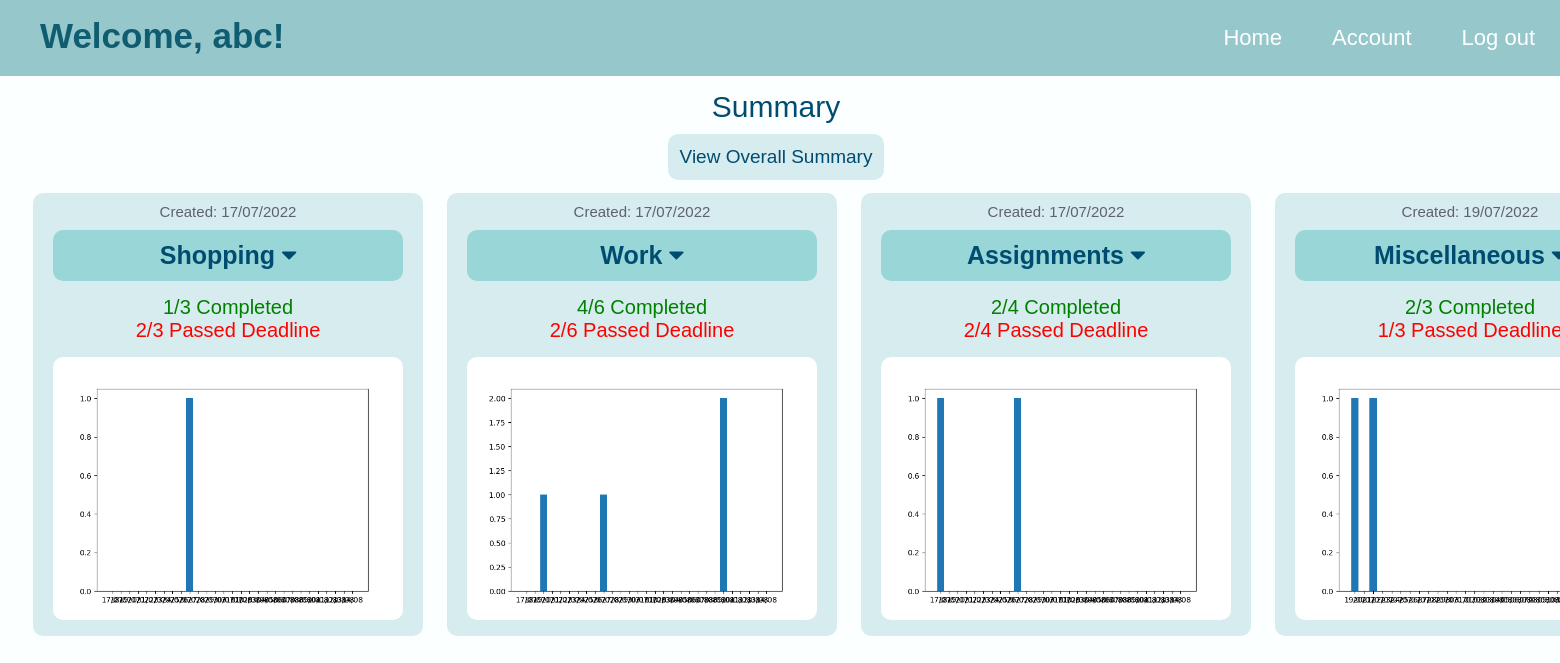
The app's page /abc/summary with its own data.
### application/models.py (models this page shows)
class List(db.Model):
    __tablename__ = "List"
    ListID = db.Column(db.Integer, autoincrement=True, primary_key=True)
    UserID = db.Column(db.Integer, db.ForeignKey("User.UserID"), unique=True, nullable=False)
    Name = db.Column(db.String, nullable=False)
    Description = db.Column(db.String)
    Created_time = db.Column(db.String, nullable=False)

### application/controllers.py (the view)
@app.route("/<username>/summary")
def summary(username):
    user = User.query.filter_by(Username = username).first()
    lists = List.query.filter_by(UserID = user.UserID).all()
    count = {}
    for list in lists:
        l = {}
        total_cards = Card.query.filter_by(ListID = list.ListID).all()
        l['total'] = len(total_cards)
        completed_cards = Card.query.filter_by(ListID = list.ListID, Complete = '1').all()
        l['c'] = len(completed_cards)
        not_completed_cards = Card.query.filter_by(ListID = list.ListID, Complete = '0', ).all()
        curr_date = str(date.today())
        l['pd'] = 0
        l['d'] = 0
        for card in not_completed_cards:
        	x = str(datetime.strptime(card.Deadline, '%d/%m/%Y').date())
       		if curr_date > x:
       			l['pd']+=1
       		else:
       			l['d']+=1
       	count[list.ListID] = l
        dates = []
        completed_card_count = []
        start_date = datetime.strptime(list.Created_time, '%d/%m/%Y').date()
        end_date = datetime.strptime(str(date.today().strftime('%d/%m/%Y')), '%d/%m/%Y').date()
        for x in daterange(start_date, end_date):
            x = x.strftime('%d/%m/%Y')
            dates.append(x[:5])
            cc = Card.query.filter_by(ListID=list.ListID, Completed_time = x).all()
            completed_card_count.append(len(cc))
        fig = plt.figure()
        fig.add_subplot(111)
        plt.bar(dates, completed_card_count)
        plt.savefig("static/"+str(list.ListID)+"_graph.png")
    return render_template("summary.html",username=username, lists=lists, count=count)

### application/controllers.py (called while the page is built)
def daterange(date1, date2):
    for n in range(int ((date2 - date1).days)+1):
        yield date1 + timedelta(n)

### templates/summary.html (shortened to what this page needs)
<!DOCTYPE html>
    <head>
        <link rel="stylesheet" href="https://cdnjs.cloudflare.com/ajax/libs/font-awesome/4.7.0/css/font-awesome.min.css">
    </head>
    <body>
        <div class="header" style="color:#ffffff">
            <ul>
                <li><a class = "logo" href="{{url_for('home',username=username)}}">Welcome, {{username}}!</a></li>
                <li><a class = "block" href="{{url_for('logout')}}">Log out </a></li>
                <li><a class = "block" href="{{url_for('account',username=username)}}">Account </a></li>
                <li><a class = "block" href="{{url_for('home',username=username)}}">Home </a></li>
            </ul>
        </div>
        <div class="info">
            <div class="title">
                Summary
            </div>
            <a href="{{url_for('overallsummary',username=username)}}" class="os">View Overall Summary</a>
            <table>
                <tr>
                    {% for list in lists %}
                        <td>
                            <div class="list">
                                <div class="date">Created: {{list['Created_time']}} </div>
                                <div class="listname">
                                    <button class="listbtn">
                                        {{list['Name']}}
                                        <i class="fa fa-caret-down" aria-hidden="true"></i>
                                    </button>
                                </div>
                                <div class="details">
                                    {% if count[list['ListID']]['c'] != 0 %}
                                        <div class="c">{{count[list['ListID']]['c']}}/{{count[list['ListID']]['total']}} Completed</div>
                                    {% endif %}
                                    {% if count[list['ListID']]['pd'] != 0 %}
                                        <div class="pd">{{count[list['ListID']]['pd']}}/{{count[list['ListID']]['total']}} Passed Deadline</div>
                                    {% endif %}
                                </div>
                                <div class="graph">
                                    <img src="../static/{{list['ListID']}}_graph.png">
                                </div>
                            </div>
                        </td>
                    {% endfor %}
                </tr>
            </table>
        </div>
    </body>
</html>

### templates/summary.html (style rules this page uses)
body { background-color: #e7ffff26; font-family: 'Gill Sans', 'Gill Sans MT', Calibri, 'Trebuchet MS', sans-serif; margin-left: 0; margin-bottom: 0; }
.header { overflow: hidden; margin: 0px; background-color: #95c7cb; padding: 0px 0px; position: fixed; top: 0; width: 100%; left:0; }
.header ul { margin: 0; padding: 0; list-style-type: none; }
.header .block { display: block; color: white; text-align: center; padding: 25px 25px; float: right; text-decoration: none; font-size: 22px; }
.header .logo { color: rgb(16, 92, 113); font-weight: bold; text-decoration: none; float: left; font-size: 35px; padding: 16px 40px; }
.info { padding-top: 50px; padding-left: 20px; padding-right: 20px; margin-top: 20px; font-size: 22px; color: #004c70; text-align: center; }
.info .list { padding-left: 20px; padding-right: 20px; padding-bottom: 10px; margin: 10px; text-align: center; display: block; background-color: #d7ecee; min-height: fit-content; min-width: fit-content; border-radius: 10px; }
.info .list .date { font-size: 15px; color: rgb(94, 97, 113); padding: 10px; }
.info .list .listname { padding: 10px; text-align: center; display:block; border-radius: 10px; background-color: #72caca9c; border: none; font-size: 20px; }
.info .list .listname .listbtn { font-size: 25px; margin: 0; border: none; background-color: #72caca00; font-weight: bold; color:#004c70; font-family: inherit; }
.info table tr { vertical-align: top; }
.info .title { font-size: 30px; margin-top: 20px; }
.info .os { text-decoration: none; display: inline-block; background-color: #d7ecee; border-radius: 10px; width: fit-content; padding: 12px; text-align: center; color: #004c70; font-size: 19px; margin-top: 10px; }
.info .details { font-size: 20px; margin: 15px; }
.info .details .c { color: green; }
.info .details .pd { color: red; }
.graph img { border-radius: 10px; height: auto; width: 350px; }

### records on screen
List: Created_time "17/07/2022", Name "Shopping", count "1", count "3", ListID "2", shows a picture
List: Created_time "17/07/2022", Name "Work", count "4", count "6", count "2", shows a picture
List: Created_time "17/07/2022", Name "Assignments", count "2", ListID "4", shows a picture
List: Created_time "19/07/2022", Name "Miscellaneous", count "2", count "3", count "1", shows a picture

### other values on screen
{{ username }} "abc"
